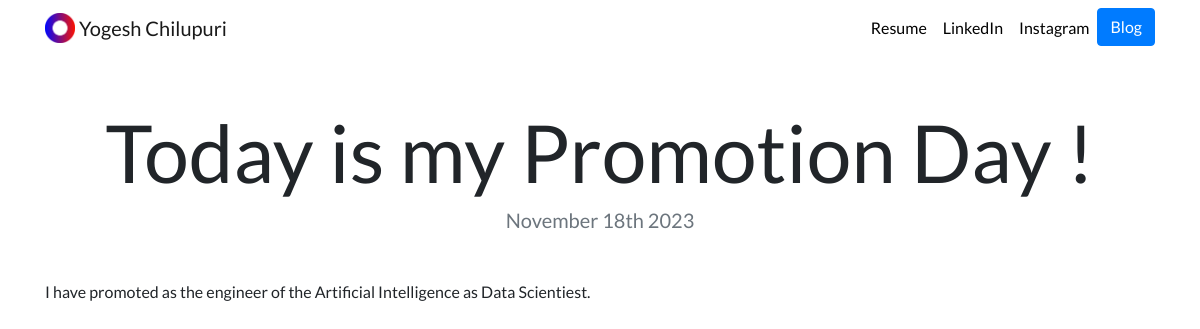
Page /blog/1/ on the committed database.
### blog/models.py (models this page shows, shortened)
class Blog(models.Model):
    title = models.CharField(max_length=200)
    description = models.TextField()
    date = models.DateField()

### blog/views.py (the view)
# urls.py: path("<int:blog_id>/", views.detail, name='detail'),
def detail(request, blog_id):
    blog=get_object_or_404(Blog, pk=blog_id)
    return render(request, 'blog/detail.html', {'blog':blog})

### blog/templates/blog/detail.html
{% extends "portfolio/base.html" %}
{% load static %}
{% block content %}
<h1 class="text-center mt-5" id="blogdetailtitle">{{ blog.title }}</h1>
<h5 class="text-center text-muted mb-5">{{ blog.date|date:'F jS Y' }}</h5>
{{ blog.description|safe }}
{% endblock %}

### portfolio/static/portfolio/custom.css (style rules this page uses)
body { font-family: 'Lato', sans-serif; }
@media (min-width: 992px) { #blogdetailtitle { font-size: 5rem; } }

### rows in the picture
Blog: title "Today is my Promotion Day !", date "November 18th 2023", description "I have promoted as the engineer of the Artificial Intelligence as Data Scientiest."
